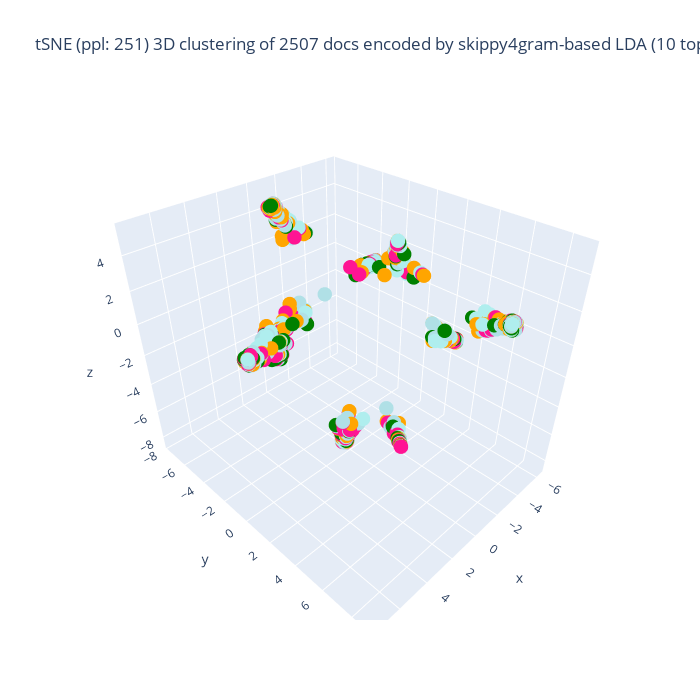

Write notebook code for a chart like this one.
### Code cell
%%capture --no-display

## Plotlyを使って tSNE の結果の可視化 (3D)
import plotly.graph_objects as go
import numpy as np

## 変数の特定
d1, d2, d3 = doc_tSNE_3d[:,0], doc_tSNE_3d[:,1], doc_tSNE_3d[:,2]
cmap = list(map(lambda i: colormap[i], df['domain_id'])) # colormap は最初に定義してある
fig = go.Figure(data = [ go.Scatter3d(x = d1, y = d2, z = d3,
                                     mode = 'markers', marker = dict(size = 5, color = cmap)
                                    ) ] )

## 3D 散布図にラベルを追加する処理は未実装
title_val = f"tSNE (ppl: {doc_perplexity_val}) 3D clustering of {len(doc_tSNE_3d)} docs encoded by {term_type}-based LDA ({n_topics} topics)"
fig.update_layout(title = dict(text = title_val),
    autosize = False, width = 700, height = 700)
fig.show()

## * 配色 *
## 医学用語:    濃いピンク DeepPink
## 医療縮約表現: 赤 Pink
## 調理用語:    オレンジ Orange
## 経済用語:    緑 Green
## 法律用語:    明るい緑 Pale Turquoise
## 出版用語:    小麦色 wheat
## その他:      灰色 gray

### Figure 1 — Plotly figure (JSON) as saved in the notebook; plotly's stock layout.template omitted (floating-point values rounded to 4 significant figures; data arrays with more than 128 entries replaced by an {"elided": "..."} marker saying what was removed)
{"data": [{"marker": {"color": {"elided": "2507 str values"}, "size": 5}, "mode": "markers", "type": "scatter3d", "x": {"elided": "2507 float values"}, "y": {"elided": "2507 float values"}, "z": {"elided": "2507 float values"}}], "layout": {"autosize": false, "height": 700, "title": {"text": "tSNE (ppl: 251) 3D clustering of 2507 docs encoded by skippy4gram-based LDA (10 topics)"}, "width": 700}}
